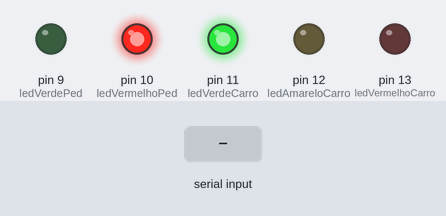
This sketch was run on a simulated Arduino Uno, built with avr-gcc and run on an emulated ATmega328P. Parts: output pins drawn as LEDs (lit = HIGH). The test bench sets the inputs (shaded band).

Above: at 1.2 s.
1.3 s: "P" received over Serial
At 2.7 s:
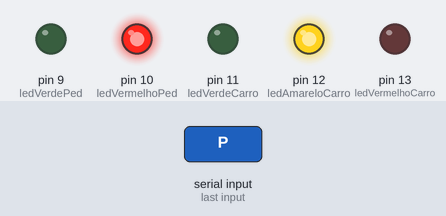
At 5.0 s:
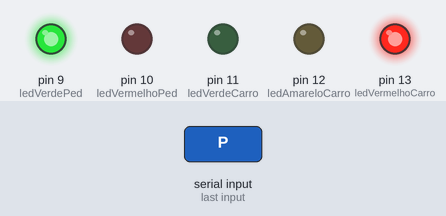
Timing chart, 0 to 15.8 s (numbered marks = the images above; inputs shaded):
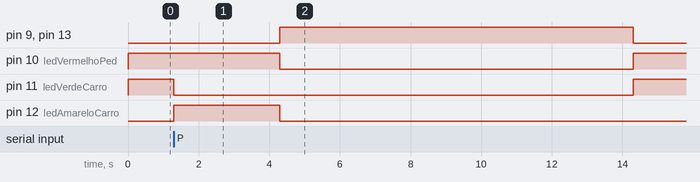

The sketch:

semaforo.ino
```cpp
const int ledVermelhoCarro = 13;
const int ledAmareloCarro   = 12;
const int ledVerdeCarro     = 11;
const int ledVermelhoPed    = 10;
const int ledVerdePed       = 9;

void setup() {
  Serial.begin(9600);
  pinMode(ledVermelhoCarro, OUTPUT);
  pinMode(ledAmareloCarro, OUTPUT);
  pinMode(ledVerdeCarro, OUTPUT);
  pinMode(ledVermelhoPed, OUTPUT);
  pinMode(ledVerdePed, OUTPUT);

  irParaEstadoPadrao();
}

void loop() {
  if (Serial.available() > 0) {
    char comando = Serial.read();

    if (comando == 'P') {
      executarCiclo(10000); // 10 segundos fechado (Pedestre)
    }
    else if (comando == 'N') {
      executarCiclo(15000); // 15 segundos fechado (Normal)
    }
  }
}

// === FUNÇÃO CORRIGIDA COM X COMPLETAMENTE ===
void executarCiclo(unsigned long tempoFechado) {
  // 1. Amarelo de atenção padrão (3 segundos)
  digitalWrite(ledVerdeCarro, LOW);
  digitalWrite(ledAmareloCarro, HIGH);
  delay(3000);

  // 2. Fecha para carros e abre para pedestres
  digitalWrite(ledAmareloCarro, LOW);
  digitalWrite(ledVermelhoCarro, HIGH);
  digitalWrite(ledVermelhoPed, LOW);
  digitalWrite(ledVerdePed, HIGH);

  // Espera o tempo dinâmico mandado pelo Python
  delay(tempoFechado);

  // 3. Reseta e volta o fluxo dos carros
  irParaEstadoPadrao();
}

void irParaEstadoPadrao() {
  digitalWrite(ledVerdePed, LOW);
  digitalWrite(ledVermelhoPed, HIGH);
  digitalWrite(ledVermelhoCarro, LOW);
  digitalWrite(ledVerdeCarro, HIGH);
}
```

Measured:
- after the input at 1.3 s, pin 9 (ledVerdePed), pin 13 (ledVermelhoCarro): LOW → HIGH after 3.0 s, → LOW 10.0 s later; pin 10 (ledVermelhoPed): HIGH → LOW after 3.0 s, → HIGH 10.0 s later; pin 11 (ledVerdeCarro): HIGH → LOW at once, → HIGH 13.0 s later; pin 12 (ledAmareloCarro): LOW → HIGH at once, → LOW 3.0 s later
